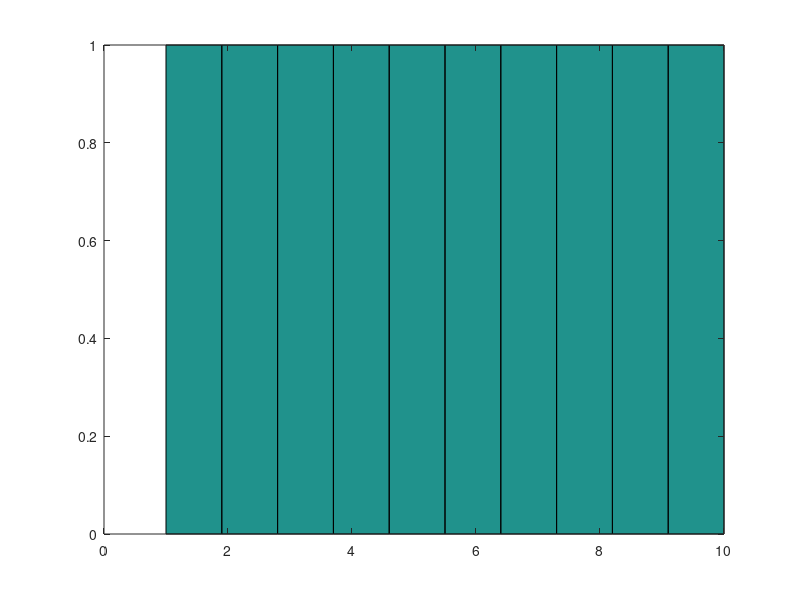

MATLAB code to generate this figure: (Note: this script raises an error after producing the figure.)
%% Lesson 3b: Functions
%
% Objectives:
% - Explore MATLAB's function-calling syntax and semantics.
% - Explore anonymous functions.
% - Explore local functions.
% - Explore regular functions.
clear; clc; close all;

%% Functions
% Functions in any programming language are the means of abstraction.
% In functional programming, they are a fundamental structure with the
% power to build any complex form. In imperative and scientific computing,
% functions are useful to prevent code duplication and improve
% maintainability.
%
% There are a few varieties of MATLAB, each of which has very different
% syntax and semantics, so buckle up!
%
% (Insider information from MathWorks: MATLAB is working on
% improving the support/accesibility of functional programming! So there
% may be some improvements in the near future!)
%
% Note: this lecture was heavily modified by a functional-programming fan!

%% Using functions
% All functions are called (invoked) in the same manner: by using the
% function's name followed by the list of parameters with which to invoke
% the function.
z = zeros(1, 3);
mean([1, 2, 3, 4, 5]);

% Functions may have optional parameters, and they may behave differently
% when called with different inputs (polymorphism) or when different
% numbers of outputs are expected. They may also return zero, one, or 
% multiple values.
size1 = size(z);
size2 = size(z, 2);     % optional second parameter

hist(1:10);             % displays a historgram
a = hist(1:10);         % stores a histogram into the variable a, and does
                        % not display a histogram

[r1, r2] = HelloWorld("Jon", "Lam");    % Function returning multiple
                        % values (HelloWorld defined later in file)

% There is a second way that you've seen to call functions, called "command
% syntax." These are translatable to the regular function syntax. Any
% textual arguments in this syntax will be interpreted as strings, which is
% similar to UNIX sh commands arguments (hence "command" syntax).
clear a b;              % clear("a", "b")
close all;              % close("all")
mkdir test;             % mkdir("test")
rmdir test;             % rmdir("test")

% Note that if a function takes no arguments, the parentheses may also be
% omitted. (This is not true for anonymous functions, as we will see.)
clc;                    % clc()
figure;                 % figure()

%% Anonymous functions
% Anonymous functions are defined with the following syntax:
%
% @(arg1, arg2, ...) fun_body
%
% These allow us to conveniently define functions inline, and perform some
% functional programming capabilities. In other programming languages, they
% may be known as "arrow functions" or "lambda functions."
cube = @(x) x.^3;
parabaloid = @(x, y) x.^2 + y.^2;

% Call these functions like any other function.
cube(3);
parabaloid(3, 4);

% As the name suggests, anonymous functions don't have to be assigned
% names; by themselves, they are "function values" or "function
% expressions" and can be handled like any other expression. (I.e.,
% "first-class" functions). Usually, we assign it to a variable to name it,
% just as we do for most useful expressions.
@(x) x.^3;
cube_fnval = ans;

% Anonymous functions can capture variables from the surrounding scope.
% They may exist anywhere an expression may exist (e.g., within the body of
% another function).
outside_variable = 3;
capture_fn = @() outside_variable;
outside_variable = 4;

capture_fn;                     % What will this return?
capture_fn();                   % What will this return?

% Lexical scoping and closures apply! This allows for some degree of
% functional programming (e.g., function currying).
curried_sum = @(x) @(y) x + y;
add_two = curried_sum(2);
add_two(5);                     % The binding x <- 2 is captured in
                                % add_two's lexical closure

% add_two(2)(5)                 % Can't do this due to MATLAB's syntax,
                                % just like how you can't double-index
                                % an expression

%% Example: Higher-order functions
% An example of passing functions around like any other variable.
% (Functions that accept other functions as parameters or return a function
% are called "higher-order functions.")
%
% In this example, compose is the function composition operator.
% compose(f,g) = (f o g). It is a HOF because it takes two functions as
% parameters, and it returns a function.
compose = @(f, g) @(x) f(g(x));
add_three = @(x) x + 3;
times_four = @(x) x * 4;
x_times_four_plus_three = compose(add_three, times_four);

x = 0:10;
y = x_times_four_plus_three(x);
plot(x, y);
grid on;

%% Normal Functions
% "Normal functions" (so-called because they were the first type of
% function in MATLAB) are defined using the syntax shown below, and are
% invoked in the same way as anonymous functions.
%
% Note that normal functions cannot be passed around as variables, and this
% makes a functional-programming style impossible using normal functions.
%
% Unlike anonymous functions, normal functions may include multiple
% statements, may return multiple values, are invoked if appearing in an
% expression without parentheses, and do not capture variables from the
% surrounding scope/workspace.
%
% There are two types of normal functions: "public" normal functions, which
% must be placed at the beginning of a *.m file with the same name as the
% function, or local/private normal functions, which may appear at the end
% of a *.m file (after anything that is not a function). Both types of
% normal functions must appear after any statements in the file; in other
% words, a file defining a non-local function can only contain a list of
% function definitions, the first of is public and the rest of which are
% private. As the name suggests, local functions are only in scope in the
% file in which they are defined, whereas public functions may be
% accessible if they are on the MATLAB path.
%
% You don't need to understand all this right now; this brief explanation 
% and the MATLAB documentation can serve as a reference for your future 
% MATLAB endeavors.

%% The MATLAB Path
% In order to call a public function defined in another file, the function
% file must be in the current folder or on the MATLAB path.
matlabpath;                 % Print out MATLAB path

%% Invoking regular functions
% Note that this section is before the local function definition because
% the local function must be defined after all statements in the script.
%
% distance() is a public function defined in the file distance.m
% HelloWorld() is a local function defined below
distance(3, 4);
HelloWorld("Jon", "Lam");   % Invoking HelloWorld and ignoring outputs

%% Defining a local function
function [res1, res2] = HelloWorld(name1, name2)
    fprintf("Hello, world! %s %s\n", name1, name2);
    res1 = 3;
    res2 = [5 6];
end
